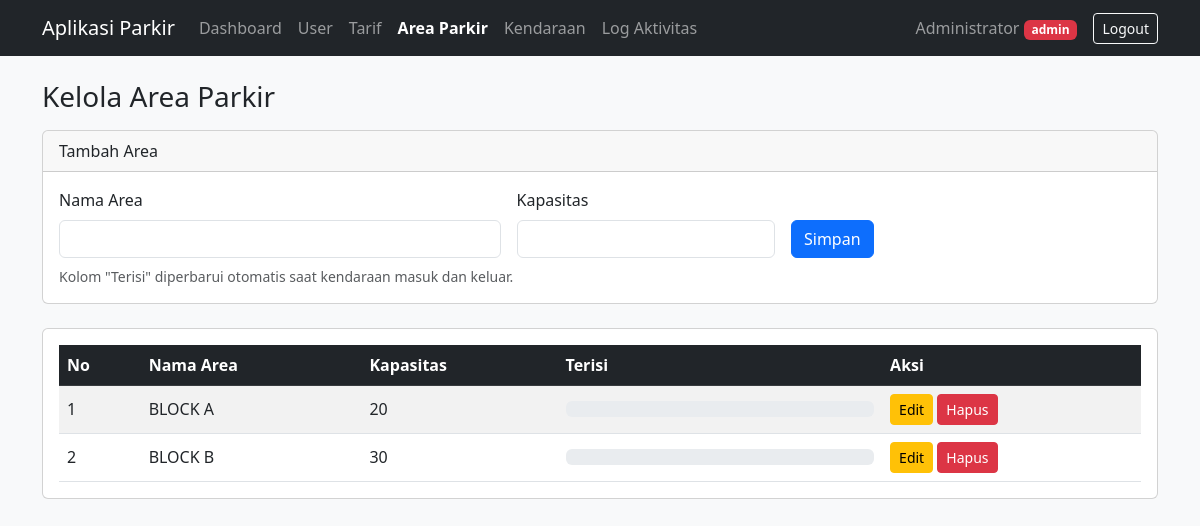
The page /area.php (signed in) on the database its author committed.
### tables this page shows
CREATE TABLE `tb_area_parkir` (
  `id_area` int(11) NOT NULL,
  `nama_area` varchar(50) DEFAULT NULL,
  `kapasitas` int(5) DEFAULT NULL,
  `terisi` int(5) DEFAULT NULL
);

### config/koneksi.php (called while the page is built, shortened)
<?php
$db_host = 'localhost';
$db_user = 'root';
$db_pass = '';
$db_name = 'parkir';
try {
    $koneksi = mysqli_connect($db_host, $db_user, $db_pass, $db_name);
    mysqli_set_charset($koneksi, 'utf8mb4');
} catch (mysqli_sql_exception $ex) {
    die('Koneksi database gagal: ' . $ex->getMessage() .
        '. Pastikan MySQL di XAMPP sudah Start dan nama database benar.');
}
function siapkan($sql, $types = '', $params = []) {
    global $koneksi;
    $stmt = mysqli_prepare($koneksi, $sql);
    mysqli_stmt_execute($stmt);
    return $stmt;
}
function ambil($sql, $types = '', $params = []) {
    $stmt = siapkan($sql, $types, $params);
    return mysqli_fetch_all(mysqli_stmt_get_result($stmt), MYSQLI_ASSOC);
}
function e($teks) {
    return htmlspecialchars((string)$teks, ENT_QUOTES, 'UTF-8');
}

### area.php (the view, shortened to what this page needs)
<?php
require __DIR__ . '/config/koneksi.php';
$edit = isset($_GET['edit']) ? ambil_satu('SELECT * FROM tb_area_parkir WHERE id_area = ?', 'i', [(int)$_GET['edit']]) : null;
$data = ambil('SELECT * FROM tb_area_parkir ORDER BY id_area');
include __DIR__ . '/includes/header.php';
?>
<h3 class="mb-3">Kelola Area Parkir</h3>
<div class="card mb-4">
  <div class="card-header"><?= $edit ? 'Edit Area' : 'Tambah Area' ?></div>
  <div class="card-body">
    <form method="post" class="row g-3">
      <div class="col-md-5">
        <label class="form-label">Nama Area</label>
        <input type="text" name="nama_area" class="form-control" maxlength="50" value="<?= e($edit['nama_area'] ?? '') ?>" required>
      </div>
      <div class="col-md-3">
        <label class="form-label">Kapasitas</label>
        <input type="number" name="kapasitas" class="form-control" min="1" value="<?= e($edit['kapasitas'] ?? '') ?>" required>
      </div>
      <div class="col-md-4 d-flex align-items-end gap-2">
        <button type="submit" name="simpan" class="btn btn-primary">Simpan</button>
      </div>
    </form>
    <div class="form-text mt-2">Kolom "Terisi" diperbarui otomatis saat kendaraan masuk dan keluar.</div>
  </div>
</div>
<div class="card">
  <div class="card-body table-responsive">
    <table class="table table-striped align-middle mb-0">
      <thead class="table-dark">
        <tr><th>No</th><th>Nama Area</th><th>Kapasitas</th><th style="width:30%">Terisi</th><th>Aksi</th></tr>
      </thead>
      <tbody>
        <?php foreach ($data as $i => $d):
            $persen = $d['kapasitas'] > 0 ? round($d['terisi'] / $d['kapasitas'] * 100) : 0; ?>
        <tr>
          <td><?= $i + 1 ?></td>
          <td><?= e($d['nama_area']) ?></td>
          <td><?= $d['kapasitas'] ?></td>
          <td>
            <div class="progress" role="progressbar">
            </div>
          </td>
          <td>
            <a href="area.php?edit=<?= $d['id_area'] ?>" class="btn btn-sm btn-warning">Edit</a>
            <form method="post" class="d-inline" onsubmit="return confirm('Hapus area ini?')">
              <button class="btn btn-sm btn-danger">Hapus</button>
            </form>
          </td>
        </tr>
        <?php endforeach; ?>
      </tbody>
    </table>
  </div>
</div>
<?php include __DIR__ . '/includes/footer.php'; ?>

### rows shown on the page
tb_area_parkir: nama_area "BLOCK A", kapasitas "20"
tb_area_parkir: nama_area "BLOCK B", kapasitas "30"

### other values the page prints
$m[1] "Dashboard"
$m[1] "User"
$m[1] "Tarif"
$m[1] "Area Parkir"
$m[1] "Kendaraan"
$m[1] "Log Aktivitas"
$u['nama_lengkap'] "Administrator"
$u['role'] "admin"
